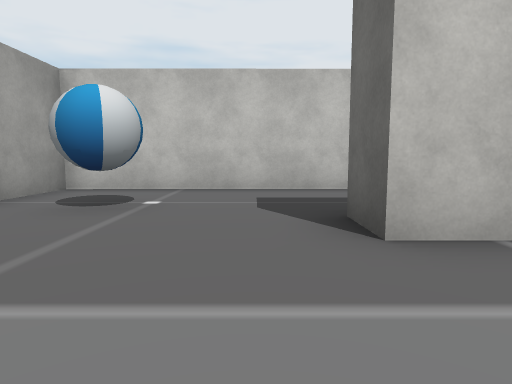
[1] (above)

17 first-person views from a walk through a scene from a Unity 3-D project. The camera is 1.2 m above the floor, tilts 6° down and sees 75° across. The floor is counted in squares, 2 m on a side. Each view is taken from the middle of a square. On the plan, view 1 faces up. The plan holds only what a view shows up to about 10 squares ahead; the rest is blank. Some surface patterns are stand-ins.

[2]
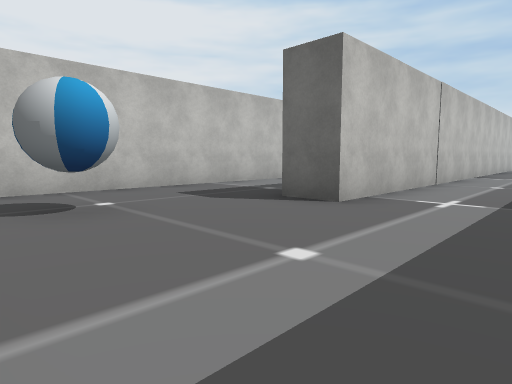

[3]
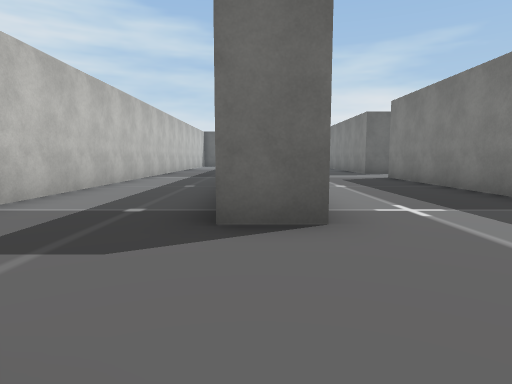

[4]
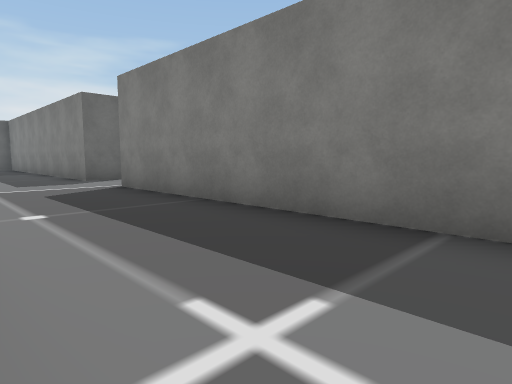

[5]
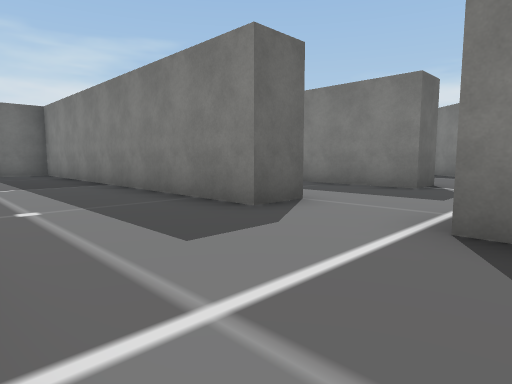

[6]
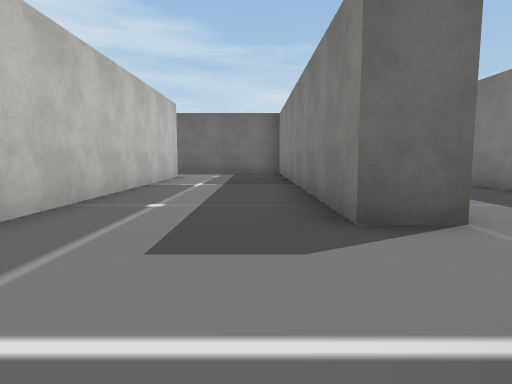

[7]
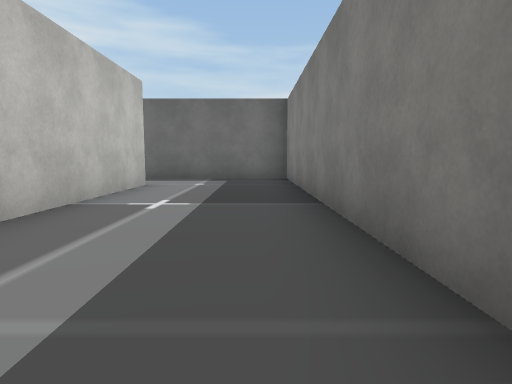

[8]
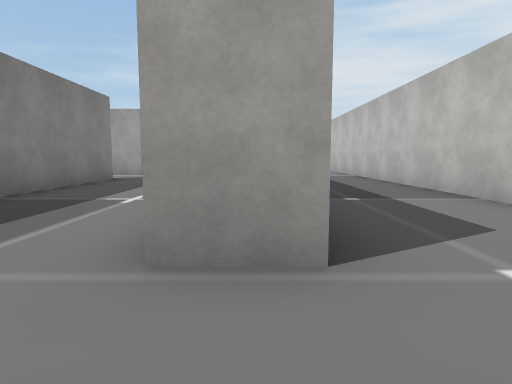

[9]
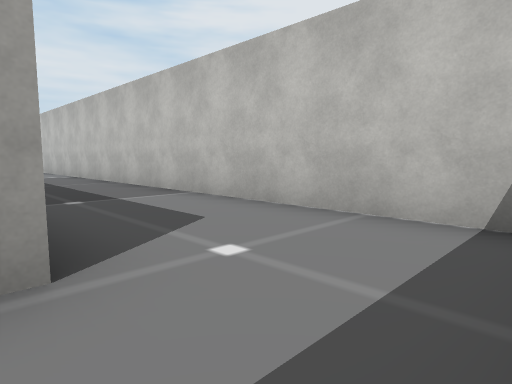

[10]
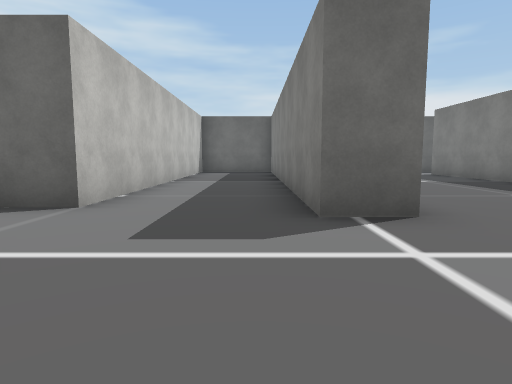

[11]
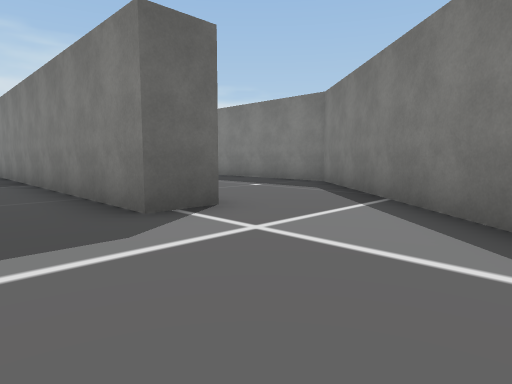

[12]
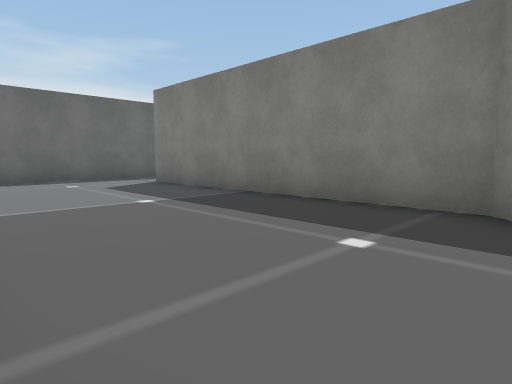

[13]
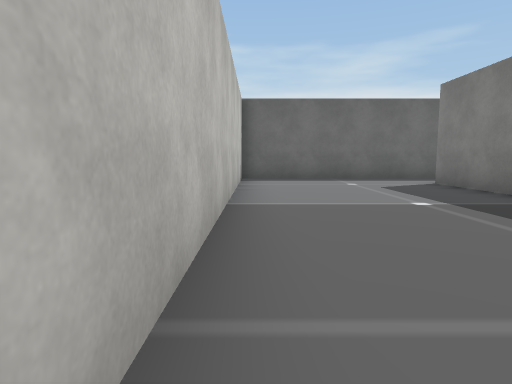

[14]
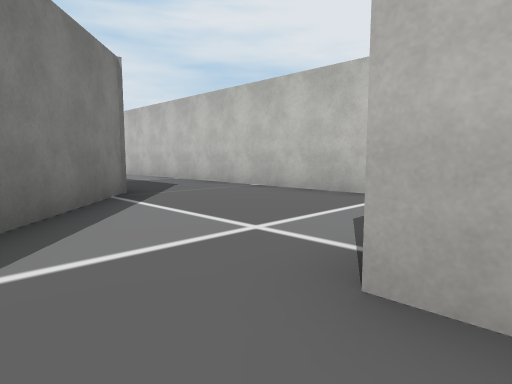

[15]
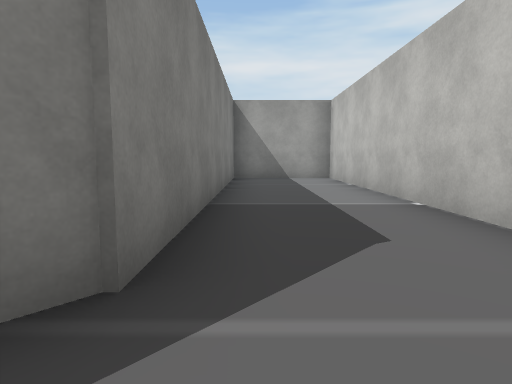

[16]
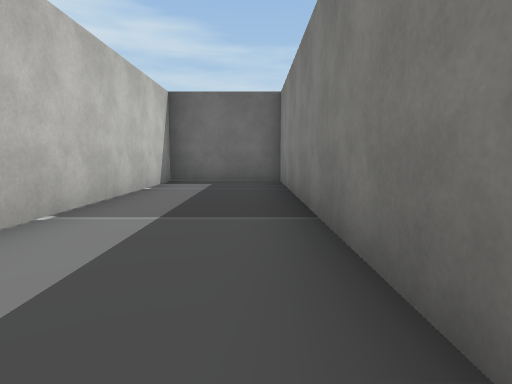

[17]
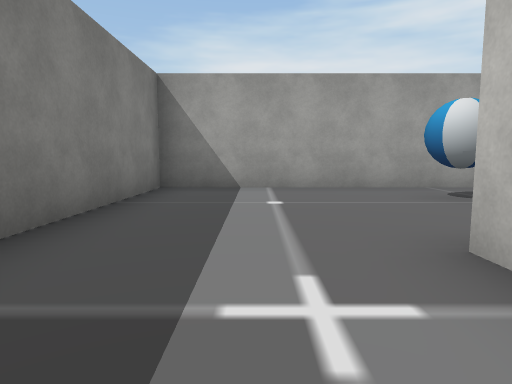

### Floor plan
Points are (right, up) in squares from view 1. A wall is a line through its corners. A room is listed if a view was taken in it or the views show most of it. See-through windows are left out.
Room 1 (views 1, 2, 3, 4, 5, 6, 7, 8, 9, 17)
walls: (9.9, -1.8) (9.9, -0.9) (19.3, -0.8) (19.3, 3.1); (17.2, 3.4) (17.2, 2.4) (0.9, 2.3) (0.9, 3.4); (18.6, 6.3) (-3.5, 6.2) (-3.5, -0.9) (7.8, -0.9)
ways out: opening at (8.5, -1) to room 2
objects: other object (-2, 4)
Room 2 (views 10, 11, 15, 16)
walls: (9.3, -5.6) (9.3, -4.6) (19.3, -4.6) (19.3, -1.8) (9.9, -1.8); (7.4, -1.9) (-3.5, -1.9) (-3.5, -4.7) (4.5, -4.7) (9.2, -8.8)
ways out: opening at (8.5, -1) to room 1; opening at (9, -7) to room 3
Room 3 (views 12, 13, 14)
walls: (18.9, -5.6) (9.3, -5.6); (19.3, -11.1) (19.3, -5.5); (9.2, -8.8) (10.7, -10.1) (17.5, -10.1)
ways out: opening at (9, -7) to room 2; opening at (18.5, -10.5)

Positions as (right, up) in squares from view 1, and headings:
1: (0, 0), facing up
2: (-3, 0), facing up-right
3: (-2, 3), facing right
4: (1, 2), facing down-right
5: (7, 2), facing down-right
6: (7, 0), facing right
7: (10, 0), facing right
8: (19, 3), facing left
9: (19, 3), facing up-left
10: (6, -4), facing right
11: (6, -3), facing down-right
12: (10, -6), facing down-right
13: (10, -6), facing right
14: (10, -7), facing up-left
15: (6, -4), facing left
16: (11, -4), facing right
17: (3, 1), facing left
